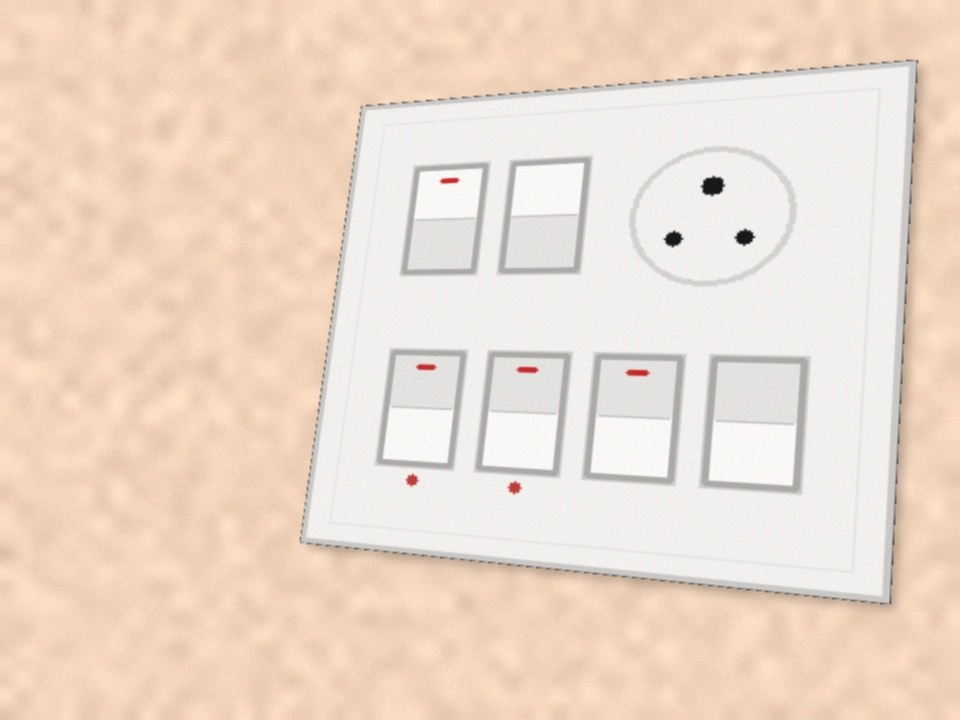
#> input picture code/app/samples/angled_img_0009.jpg, 960 x 720 px
$ python -i preprocessing.py   (imports and definitions only)   (older library calls are emulated)
#> lines starting #> are read from the running program, lines starting #| are printed output that depends on the picture; after the words box and inside, x2 and y2 are one past the last pixel; in counts of white or black regions, pixels touching at a corner belong together
"""M2 - Image processing: find the switch plate, straighten it (perspective
correction) and normalise lighting (CLAHE). If the plate can't be found we fall
back to the whole photo and SAY SO in the UI - we never fail silently."""
import cv2
import numpy as np


def _order(pts):
    pts = pts.reshape(4, 2).astype(np.float32)
    s, d = pts.sum(1), np.diff(pts, axis=1).ravel()
    return np.float32([pts[np.argmin(s)], pts[np.argmin(d)], pts[np.argmax(s)], pts[np.argmax(d)]])


def _edge_support(mag, quad, n=40):
    """Mean gradient magnitude sampled along the quad's sides (how 'real' its outline is)."""
    vals = []
    for i in range(4):
        p, q = quad[i], quad[(i + 1) % 4]
        for t in np.linspace(0.05, 0.95, n):
            x, y = p + t * (q - p)
            xi, yi = int(np.clip(x, 0, mag.shape[1] - 1)), int(np.clip(y, 0, mag.shape[0] - 1))
            vals.append(mag[max(0, yi - 2):yi + 3, max(0, xi - 2):xi + 3].max())
    return float(np.mean(vals))


def find_plate(img):
    """Return 4 ordered corners of the most plausible switch plate, or None.
    Candidate quadrilaterals come from contours at several adaptive edge thresholds;
    each is scored by size x rectangularity x how strongly its outline is supported
    by image gradients (a plate edge + its shadow is a strong, straight edge)."""
    h, w = img.shape[:2]
    g = cv2.cvtColor(img, cv2.COLOR_BGR2GRAY)
    g = cv2.createCLAHE(clipLimit=2.0, tileGridSize=(2, 2)).apply(g)
    g = cv2.bilateralFilter(g, 9, 40, 40)
    g = cv2.GaussianBlur(g, (5, 5), 0)
    mag = cv2.magnitude(cv2.Sobel(g, cv2.CV_32F, 1, 0), cv2.Sobel(g, cv2.CV_32F, 0, 1))
    ref = float(np.percentile(mag, 75)) + 1e-6
    best, best_score = None, 0
    for pct in (85, 92, 97):
        hi = float(np.percentile(mag, pct))
        e = cv2.Canny(g, 0.4 * hi, hi)
        e = cv2.dilate(e, np.ones((3, 3), np.uint8), 1)
        cnts, _ = cv2.findContours(e, cv2.RETR_LIST, cv2.CHAIN_APPROX_SIMPLE)
        for c in cnts:
            hull = cv2.convexHull(c)
            a = cv2.contourArea(hull)
            if a < 0.015 * h * w or a > 0.85 * h * w:  # v1.1: was 0.05 - far-away boards were missed (stress test)
                continue
            approx = cv2.approxPolyDP(hull, 0.02 * cv2.arcLength(hull, True), True)
            if len(approx) != 4:
                approx = cv2.boxPoints(cv2.minAreaRect(hull))
            quad = _order(np.asarray(approx, np.float32))
            fill = a / (cv2.contourArea(quad) + 1e-6)
            if fill < 0.8 or not cv2.isContourConvex(quad.astype(np.int32)):
                continue
            support = _edge_support(mag, quad) / ref
            score = (a / (h * w)) ** 0.5 * min(fill, 1.0) * min(support, 4.0)
            if score > best_score:
                best, best_score = quad, score
    return best if best_score > 0.6 else None


def rectify(img, corners, target_h=420):
    tl, tr, br, bl = corners
    wpx = max(np.linalg.norm(tr - tl), np.linalg.norm(br - bl))
    hpx = max(np.linalg.norm(bl - tl), np.linalg.norm(br - tr))
    scale = target_h / max(hpx, 1)
    W, Hh = int(wpx * scale), int(hpx * scale)
    if W > 1400:  # very long plates
        s = 1400 / W
        W, Hh = 1400, int(Hh * s)
    dst = np.float32([[0, 0], [W, 0], [W, Hh], [0, Hh]])
    M = cv2.getPerspectiveTransform(corners, dst)
    return cv2.warpPerspective(img, M, (W, Hh)), M


def normalise_lighting(img):
    lab = cv2.cvtColor(img, cv2.COLOR_BGR2LAB)
    l, a, b = cv2.split(lab)
    l = cv2.createCLAHE(clipLimit=2.5, tileGridSize=(8, 8)).apply(l)
    return cv2.cvtColor(cv2.merge([l, a, b]), cv2.COLOR_LAB2BGR)


def preprocess(img):
    """Returns dict(plate_img, M (orig->plate), Minv, plate_found, corners)."""
    corners = find_plate(img)
    if corners is not None:
        plate, M = rectify(img, corners)
        found = True
    else:
        plate, M = img.copy(), np.eye(3, dtype=np.float32)
        found = False
    plate = normalise_lighting(plate)
    return {"plate_img": plate, "M": M, "Minv": np.linalg.inv(M), "plate_found": found,
            "corners": None if corners is None else corners.tolist()}

>>> import cv2
>>> picture = cv2.imread('../app/samples/angled_img_0009.jpg')
#> picture is the input picture: shape (720, 960, 3); mean B, G, R 203.4, 219.3, 237.8
>>> result = preprocess(picture)
#> in find_plate, `g = cv2.createCLAHE(clipLimit=2.0, tileGridSize=(2, 2)).apply(g)`:
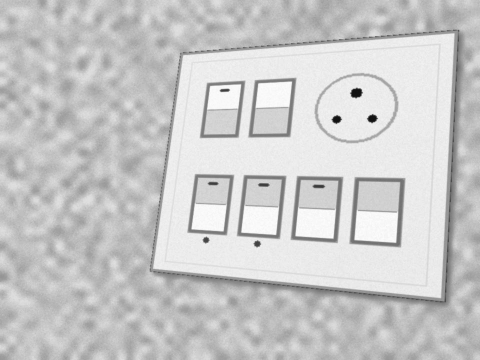
#> g: shape (720, 960) (shown at 1/2 size); min 12, max 254, mean 201.1
#> in find_plate, `mag = cv2.magnitude(cv2.Sobel(g, cv2.CV_32F, 1, 0), cv2.Sobel(g, cv2.C..`:
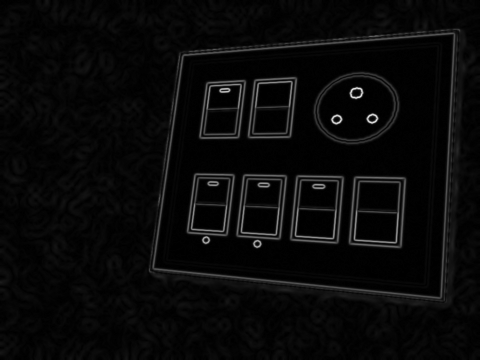
#> mag: shape (720, 960) float32 (shown at 1/2 size); min 0, max 500.5, mean 18.4; drawn with min black and max white
#> in find_plate, `ref = float(np.percentile(mag, 75)) + 1e-6`: ref = 16
#> the loop in find_plate, `for pct in (85, 92, 97):` made 3 passes
#> hi on passes 1 to 3: 22.36, 44.18, 128.1
#> pass 1, in find_plate, `e = cv2.dilate(e, np.ones((3, 3), np.uint8), 1)`:
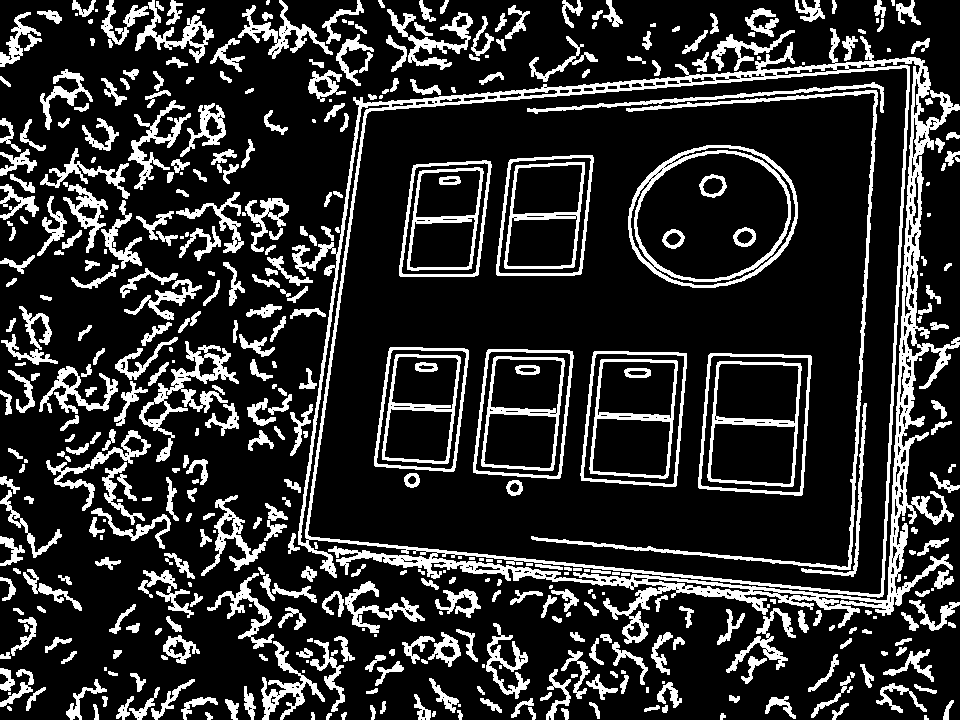
#> e: shape (720, 960); 18.7% white; 466 white regions (61 under 20 px), largest, box (x1, y1, x2, y2) and area: (292, 28, 960, 644) 27041, (531, 90, 878, 570) 3586, (628, 145, 798, 288) 3461
#> after the loop in find_plate, `for pct in (85, 92, 97):`:
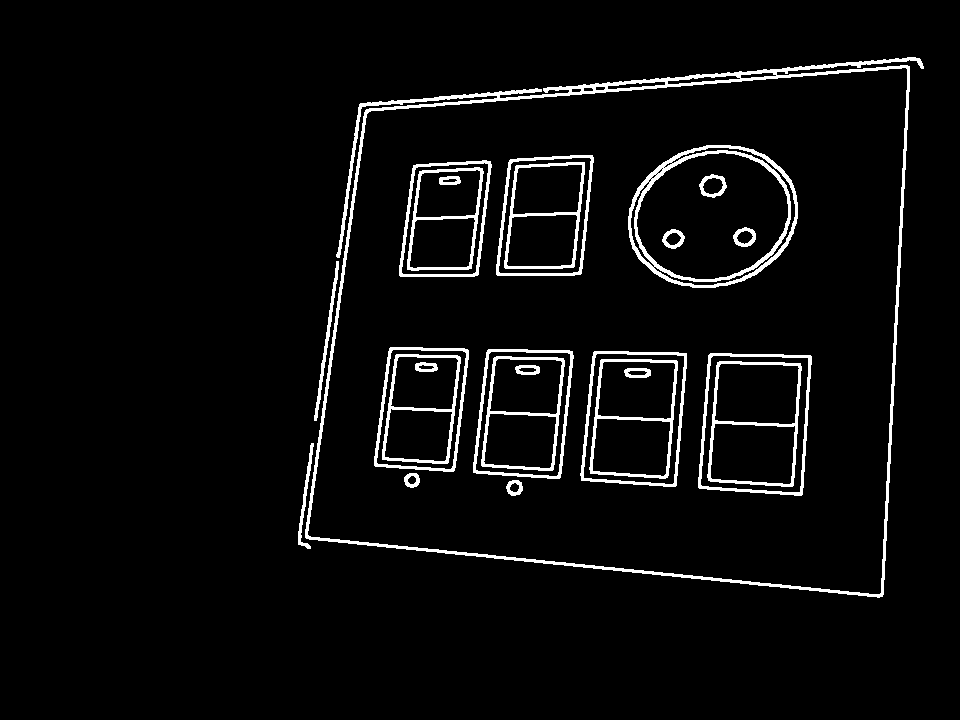
#> e: shape (720, 960); 4.5% white; 25 white regions, largest, box (x1, y1, x2, y2) and area: (305, 57, 924, 598) 9274, (628, 145, 798, 288) 3461, (707, 361, 802, 487) 1512
#> after the loop in find_plate, `for pct in (85, 92, 97):`: best = [[360, 103], [924, 60], [890, 614], [298, 544]]; best_score = 2.66
#> in preprocess, `corners = find_plate(img)`: corners = [[360, 103], [924, 60], [890, 614], [298, 544]]
#> in rectify, `tl, tr, br, bl = corners`: tl = [360, 103]; tr = [924, 60]; br = [890, 614]; bl = [298, 544]
#> in rectify, `wpx = max(np.linalg.norm(tr - tl), np.linalg.norm(br - bl))`: wpx = 596.1
#> in rectify, `hpx = max(np.linalg.norm(bl - tl), np.linalg.norm(br - tr))`: hpx = 555
#> in rectify, `scale = target_h / max(hpx, 1)`: scale = 0.757
#> in rectify, `W, Hh = int(wpx * scale), int(hpx * scale)`: W = 451; Hh = 420
#> in rectify, `dst = np.float32([[0, 0], [W, 0], [W, Hh], [0, Hh]])`: dst = [[0, 0], [451, 0], [451, 420], [0, 420]]
#> in rectify, `M = cv2.getPerspectiveTransform(corners, dst)`: M = [[1.23, 0.173, -461], [0.0954, 1.25, -163.2], [0.00055, 0.00025, 1]]
#> in preprocess, `plate, M = rectify(img, corners)`:
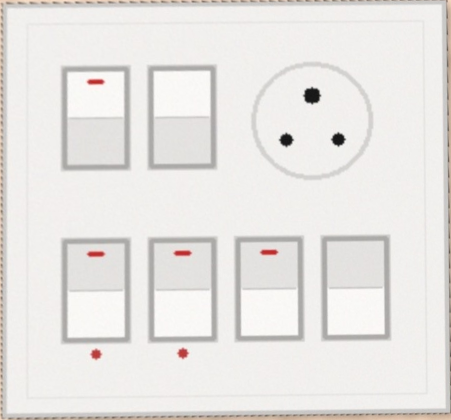
#> plate: shape (420, 451, 3); mean B, G, R 227.5, 230, 232.4
#> in normalise_lighting, `l, a, b = cv2.split(lab)`:
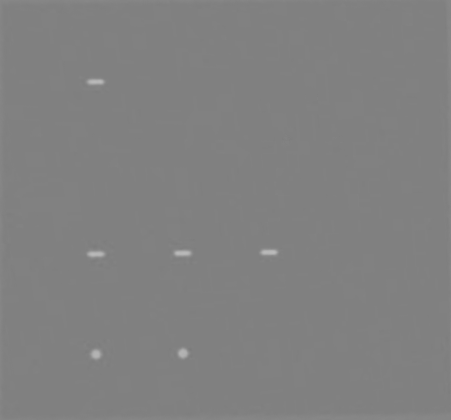
#> a: shape (420, 451); min 123, max 186, mean 128.4
#> in normalise_lighting, `return cv2.cvtColor(cv2.merge([l, a, b]), cv2.COLOR_LAB2BGR)`:
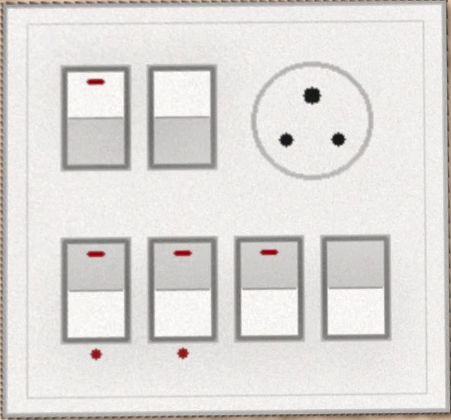
#> returned value: shape (420, 451, 3); mean B, G, R 217, 219.4, 221.8
#> result = 5 items

$ run again, on code/app/samples/dark_plate_img_0005.jpg
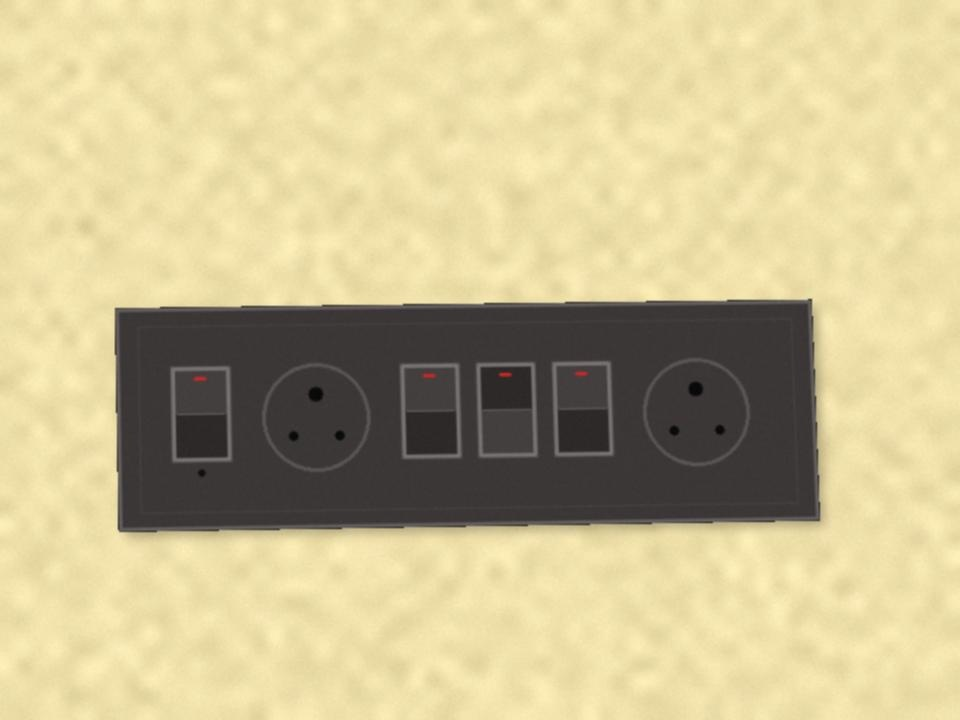
#> input picture code/app/samples/dark_plate_img_0005.jpg, 960 x 720 px
#> picture is the input picture: shape (720, 960, 3); mean B, G, R 144.2, 186.9, 199.2
#> ref = 16.12
#> the loop in find_plate, `for pct in (85, 92, 97):` made 3 passes
#> hi on passes 1 to 3: 20.25, 27.31, 52.04
#> pass 1, in find_plate, `e = cv2.dilate(e, np.ones((3, 3), np.uint8), 1)`:
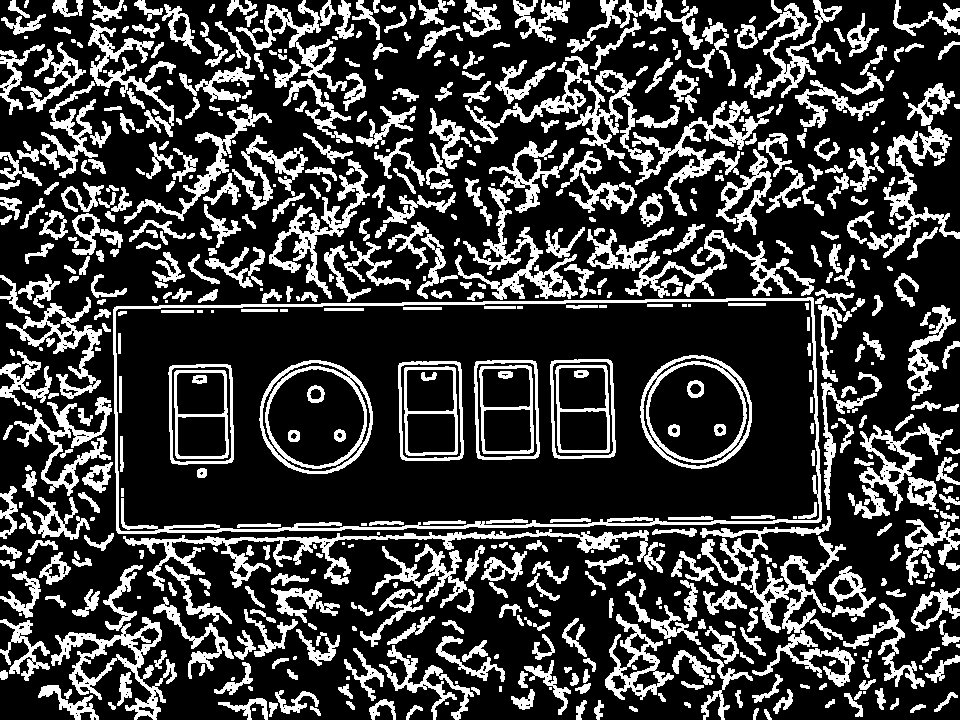
#> e: shape (720, 960); 24.5% white; 642 white regions (94 under 20 px), largest, box (x1, y1, x2, y2) and area: (113, 297, 822, 534) 6519, (565, 70, 774, 216) 5277, (123, 529, 665, 591) 5164
#> after the loop in find_plate, `for pct in (85, 92, 97):`: best = [[116, 306], [813, 298], [818, 522], [116, 530]]; best_score = 1.92
#> corners = [[116, 306], [813, 298], [818, 522], [116, 530]]
#> tl = [116, 306]; tr = [813, 298]; br = [818, 522]; bl = [116, 530]
#> wpx = 702
#> hpx = 224.1
#> scale = 1.87
#> W = 1316; Hh = 420
#> dst = [[0, 0], [1316, 0], [1316, 420], [0, 420]]
#> in rectify, `M = cv2.getPerspectiveTransform(corners, dst)`: M = [[1.91, 1.13e-16, -221.3], [0.0219, 1.91, -586.2], [7.4e-07, 3.23e-05, 1]]
#> lab: shape (420, 1316, 3); mean of channels 0, 1, 2 65.2, 129.3, 129.4
#> in normalise_lighting, `return cv2.cvtColor(cv2.merge([l, a, b]), cv2.COLOR_LAB2BGR)`:
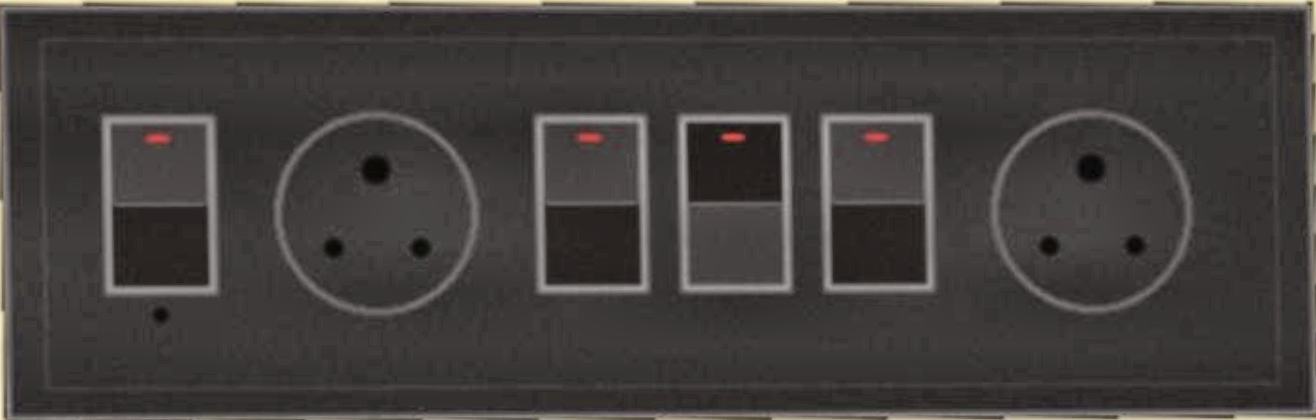
#> returned value: shape (420, 1316, 3); mean B, G, R 61, 62.5, 66.2
#> result = 5 items

$ run again, on code/app/samples/normal_img_0006.jpg
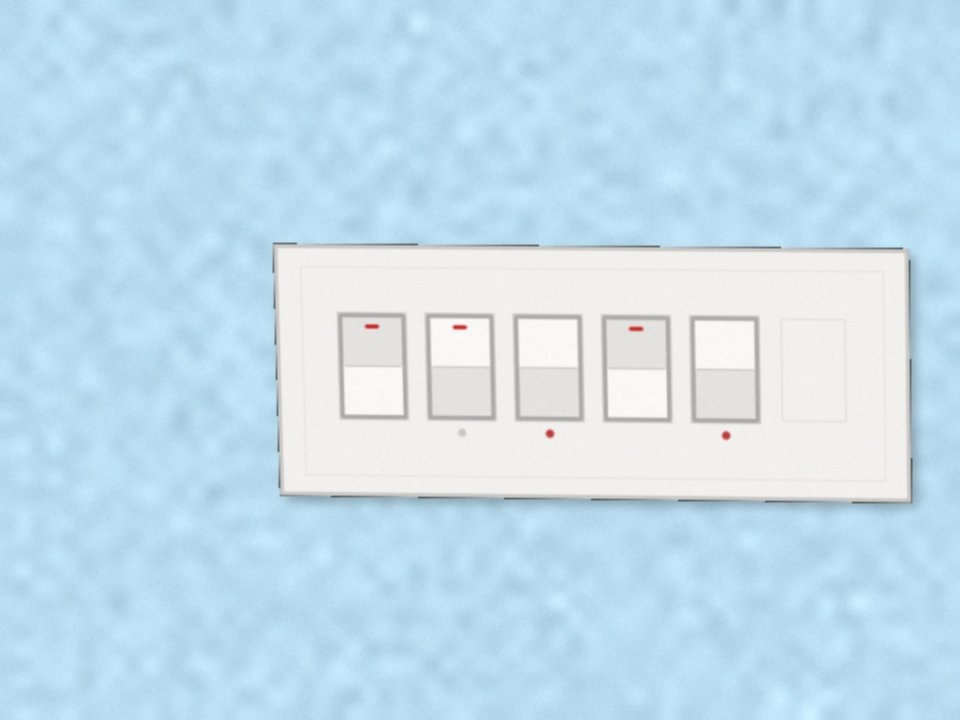
#> input picture code/app/samples/normal_img_0006.jpg, 960 x 720 px
#> picture is the input picture: shape (720, 960, 3); mean B, G, R 237, 222.2, 195.7
#> ref = 15.62
#> the loop in find_plate, `for pct in (85, 92, 97):` made 3 passes
#> hi on passes 1 to 3: 20, 27.46, 95.01
#> pass 1, in find_plate, `e = cv2.dilate(e, np.ones((3, 3), np.uint8), 1)`:
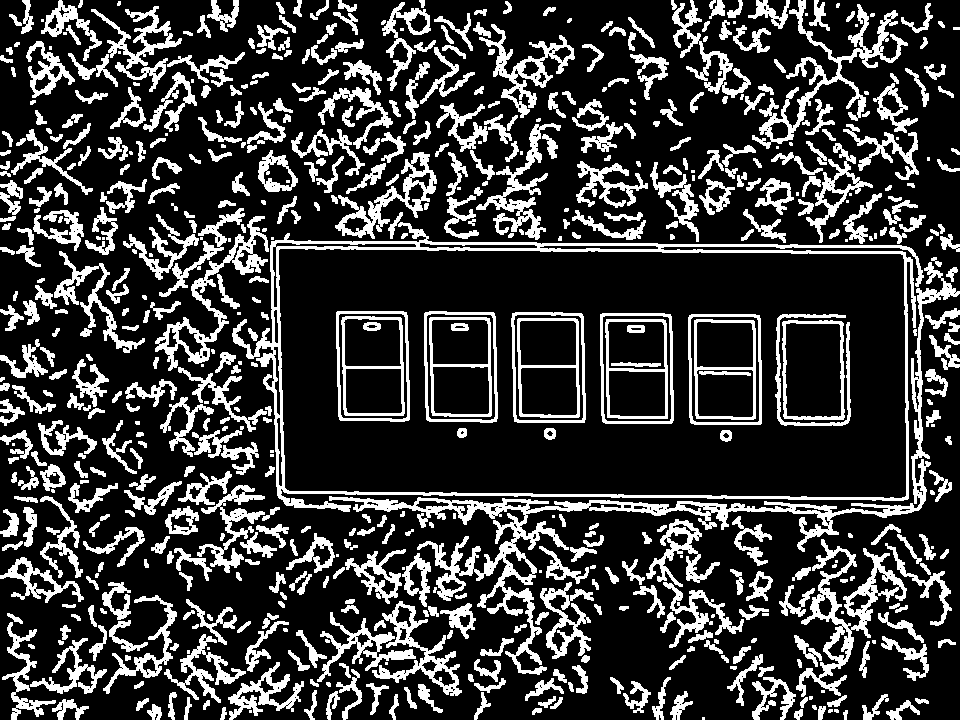
#> e: shape (720, 960); 23.2% white; 633 white regions (85 under 20 px), largest, box (x1, y1, x2, y2) and area: (329, 262, 960, 675) 11628, (232, 222, 924, 512) 9963, (796, 539, 907, 697) 3807
#> after the loop in find_plate, `for pct in (85, 92, 97):`: best = [[271, 241], [909, 247], [908, 498], [286, 505]]; best_score = 1.97
#> corners = [[271, 241], [909, 247], [908, 498], [286, 505]]
#> tl = [271, 241]; tr = [909, 247]; br = [908, 498]; bl = [286, 505]
#> wpx = 638
#> hpx = 264.4
#> scale = 1.59
#> W = 1013; Hh = 420
#> dst = [[0, 0], [1013, 0], [1013, 420], [0, 420]]
#> in rectify, `M = cv2.getPerspectiveTransform(corners, dst)`: M = [[1.45, -0.0822, -372.4], [-0.014, 1.49, -354.8], [-7.42e-05, -8.72e-05, 1]]
#> lab: shape (420, 1013, 3); mean of channels 0, 1, 2 234.8, 128, 128.9
#> in normalise_lighting, `l = cv2.createCLAHE(clipLimit=2.5, tileGridSize=(8, 8)).apply(l)`:
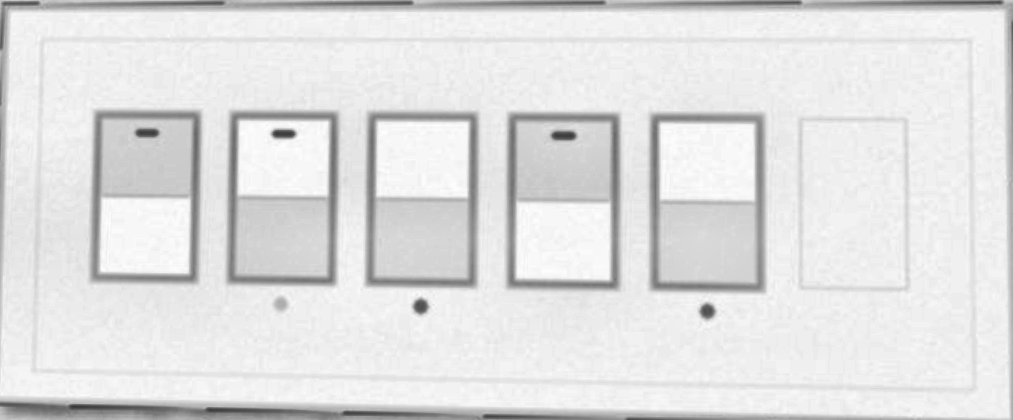
#> l: shape (420, 1013); min 55, max 253, mean 224.4
#> result = 5 items
